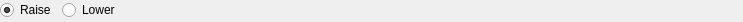
<?xml version="1.0" encoding="UTF-8"?>
<ui version="4.0">
 <class>Form</class>
 <widget class="QWidget" name="Form">
  <property name="geometry">
   <rect>
    <x>0</x>
    <y>0</y>
    <width>743</width>
    <height>22</height>
   </rect>
  </property>
  <property name="windowTitle">
   <string>Form</string>
  </property>
  <widget class="QWidget" name="layoutWidget">
   <property name="geometry">
    <rect>
     <x>0</x>
     <y>0</y>
     <width>118</width>
     <height>20</height>
    </rect>
   </property>
   <layout class="QHBoxLayout" name="horizontalLayout">
    <item>
     <widget class="QRadioButton" name="raiseRadio">
      <property name="text">
       <string>Raise</string>
      </property>
      <property name="checked">
       <bool>true</bool>
      </property>
     </widget>
    </item>
    <item>
     <widget class="QRadioButton" name="lowerRadio">
      <property name="text">
       <string>Lower</string>
      </property>
      <property name="checked">
       <bool>false</bool>
      </property>
      <property name="autoExclusive">
       <bool>true</bool>
      </property>
     </widget>
    </item>
   </layout>
  </widget>
 </widget>
 <resources/>
 <connections/>
</ui>
